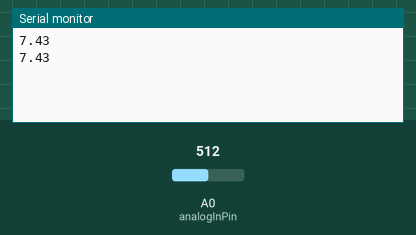
The sketch below on a simulated Arduino Uno, built with avr-gcc and run on an emulated ATmega328P. Parts: the last lines printed to the serial monitor. Inputs (shaded band) come from the test bench; at power-on: A0 (analogInPin) = 512.

Above: at 1.2 s.
1.3 s: A0 (analogInPin) set to 716
At 2.6 s:
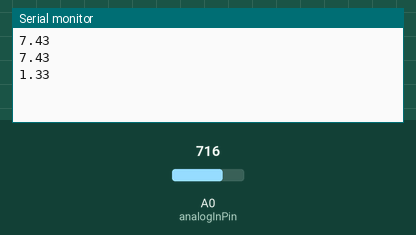
2.8 s: A0 (analogInPin) set to 900
At 2.8 s:
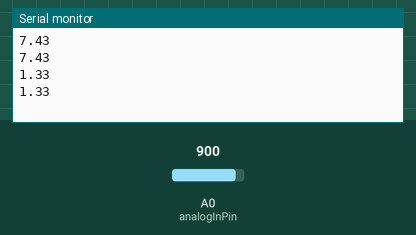
Timing chart, 0 to 5.8 s (numbered marks = the images above; inputs shaded):
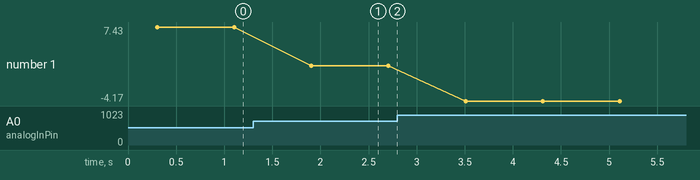

Measured:
- after the input at 1.3 s, the serial monitor: prints a new line after 0.61 s (image 1)
- plotted number 1: 7.43 → 1.33 after the input at 1.3 s, 1.33 → -4.17 after the input at 2.8 s

The sketch:

ph-probe-interface.ino
```cpp
const int analogInPin = A0;

const float powerSourceVoltage = 5.0;
const float ph7 = 7.0;
const float ph4 = 4.0;
const float ph7Voltage = 2.57; // Reading taken with pH7 solution
const float ph4Voltage = 3.06; // Reading taken with pH4 solution
const float voltageStep = abs(ph7Voltage - ph4Voltage);
const float phStepDifference = ph7 - ph4; // difference between the two known ph measurements
const float stepwiseAdjustment = voltageStep / phStepDifference;

int sensorValue = 0;
unsigned long int analogReadingSummation;
int buf[10], temp;

float computePh(float voltageReading)
{
    float voltageDiff = ph7Voltage - voltageReading;
    float phMeasurement = ph7 + (voltageDiff / stepwiseAdjustment);

    return phMeasurement;
}

void setup()
{
    Serial.begin(9600);
}

void loop()
{
    for (int i = 0; i < 10; i++)
    {
        buf[i] = analogRead(analogInPin);
        delay(30);
    }

    for (int i = 0; i < 9; i++)
    {
        for (int j = i + 1; j < 10; j++)
        {
            if (buf[i] > buf[j])
            {
                temp = buf[i];
                buf[i] = buf[j];
                buf[j] = temp;
            }
        }
    }

    analogReadingSummation = 0;
    for (int i = 2; i < 8; i++)
    {
        analogReadingSummation += buf[i];
    }

    float avgValue = analogReadingSummation / 6;

    // Convert analog reading to digital
    float voltageReading = avgValue * (powerSourceVoltage / 1024);
    float phValue = computePh(voltageReading);

    Serial.println(phValue);
    delay(500);
}
```
